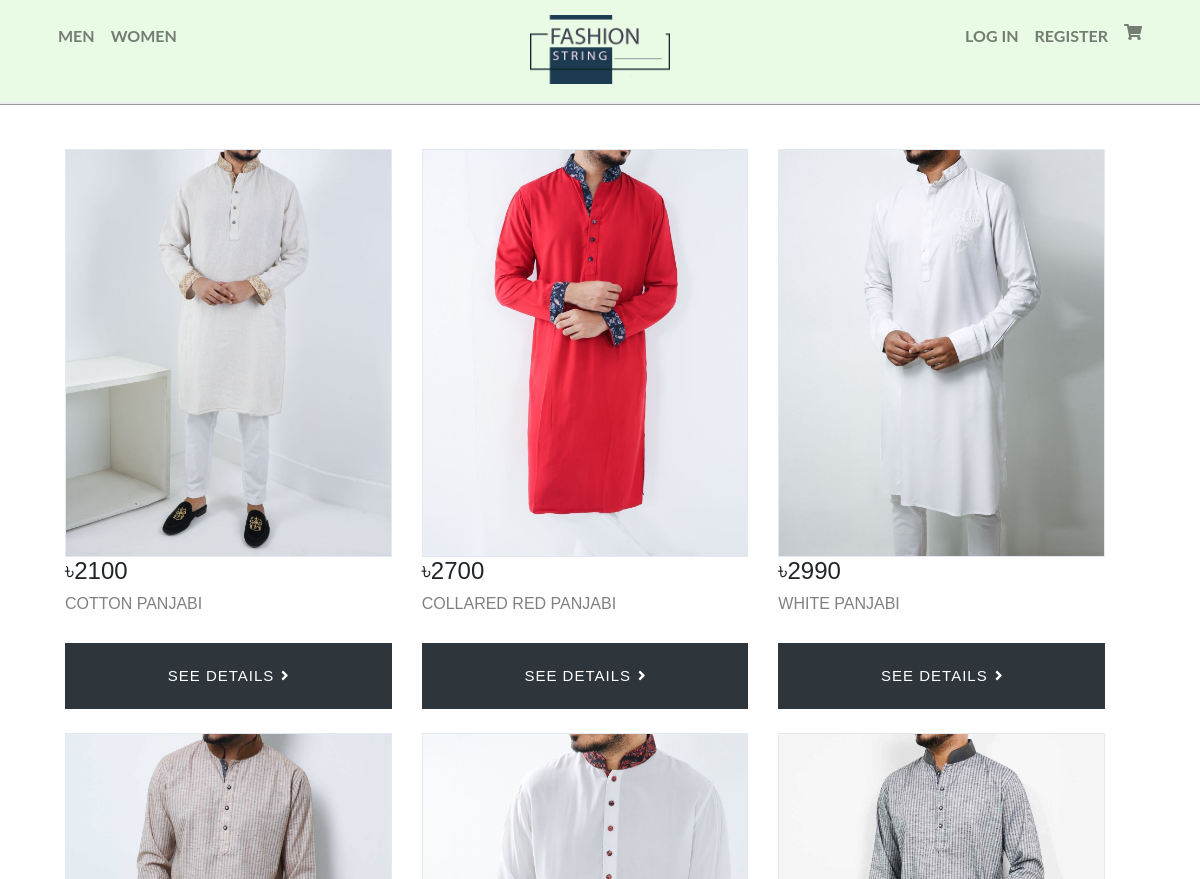
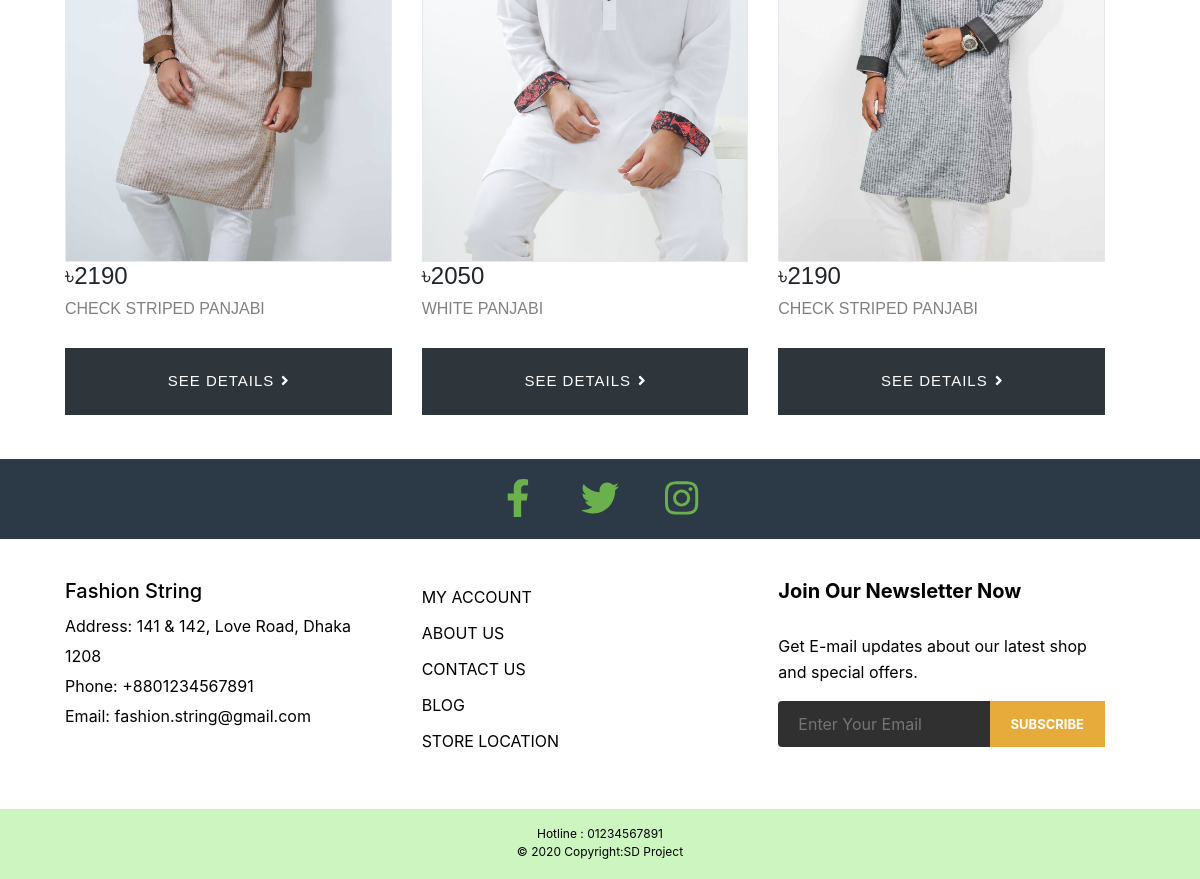
The page /product.php?cat_id=3 on the database its author committed (2 pictures, top to bottom).
### tables this page shows
CREATE TABLE `product` (
  `Product_ID` int(255) NOT NULL,
  `Title` varchar(255) NOT NULL,
  `Price` float NOT NULL,
  `Image1` varchar(255) NOT NULL,
  `Image2` varchar(255) NOT NULL,
  `parent_cat` int(255) NOT NULL,
  `cat_id` int(255) NOT NULL,
  `Description` varchar(255) NOT NULL,
  `Status` tinyint(5) NOT NULL,
  `Qty` int(255) NOT NULL
);

### product.php (the view, shortened to what this page needs)
<?php
include "db_connection.php";  ?>
<html>
<head>
<link rel="stylesheet" href="css/style.css">
<link rel="stylesheet" href="https://stackpath.bootstrapcdn.com/bootstrap/4.3.1/css/bootstrap.min.css">
<link rel="stylesheet" href="css/bootstrap.min.css" type="text/css">
<link rel="stylesheet" href="css/font-awesome.min.css" type="text/css">
<link rel="stylesheet" href="css/themify-icons.css" type="text/css">
<link rel="stylesheet" href="css/elegant-icons.css" type="text/css">
<link rel="stylesheet" href="css/owl.carousel.min.css" type="text/css">
<link rel="stylesheet" href="css/nice-select.css" type="text/css">
<link rel="stylesheet" href="css/jquery-ui.min.css" type="text/css">
<link rel="stylesheet" href="css/slicknav.min.css" type="text/css">
</head>
<body>
    <?php
    include "header.php"; ?>
    <br>
  <div class="container">
    <div class="row">
  <?php
    $query =  "SELECT `Product_ID`, `Title`, `Price`, `Image1`, `Image2`, `parent_cat`, `cat_id`, `Description`, `Status`, `Qty` FROM `product` WHERE cat_id=$_GET[cat_id] ORDER BY Product_ID ASC";
    $queryfire = mysqli_query($conn , $query);
    $num = mysqli_num_rows($queryfire);
    if ($num > 0) {
        while ($product = mysqli_fetch_array($queryfire)) {
            ?>
            <div class="col-md-4 col-sm-6">
                <div class="product-grid">
                    <div class="product-image">
                        <a href="product-details.php?product_id=<?php echo $product['Product_ID'];?>">
                          <img class="pic-1" src="<?php echo $product['Image1']; ?>">
                        </a>
                    </div>
                    <div class="product-content">
                        <h4> &#2547;<?php echo $product['Price']; ?>
                        <h3 class="title"><?php echo $product['Title']; ?></h3>
                        <a class="all-deals" href="product-details.php?product_id=<?php echo $product['Product_ID'];?>">See Details<i class="fa fa-angle-right icon"></i></a>
                   </div>
                   <br>
                </div>
            </div>
            <?php
        }
    }
    ?>
    </div>
</div>
<?php
include "footer.php"; ?>
</body>
</html>

### header.php (shortened to what this page needs)
<?php
if (isset($_SESSION['username'])) {
  $user = $_SESSION['username'];
}
else{
  $user = "Log in";
}
?>
<?php
if (isset($_SESSION['username'])) {
  $registration = "Logout";
}
else{
  $registration = "Register";
}
?>
<header>
    <div class="banner">
      <nav class="navbar navbar-expand-lg navbar-light">
        <a class="navbar-brand" href="index.php" target="_blank">
            <img src="img/logo.png">
        </a>
            <div class="collapse navbar-collapse" id="navbarNav">
              <ul class="navbar-nav">
                <li class="nav-item">
                  <a class="nav-link" href="category.php?cat_id=1">Men</a>
                </li>
                <li class="nav-item">
                  <a class="nav-link" href="category.php?cat_id=2">Women</a>
                </li>
              </ul>
              <ul class="navbar-nav ml-auto">
                <li class="nav-item">
                    <a class="nav-link" href="login.php"><?php echo "$user"; ?></a>
                </li>
                <li class="nav-item">
                    <a class="nav-link" href="logout.php"><?php echo "$registration"; ?></a>
                </li>
                <li class="nav-item">
                    <a class="nav-link" href="cart.php"><i class="fas fa-shopping-cart"></i></a>
                </li>
            </ul>
            </div>
      </nav>
    </div>
  </header>

### footer.php
   <div class="sm">
     <a href="http://www.facebook.com/"><i class="fab fa-facebook-f"></i></a>
     <a href="http://www.twitter.com/"><i class="fab fa-twitter"></i></a>
     <a href="http://www.instagram.com/"><i class="fab fa-instagram"></i></a>
   </div>
   <footer class="footer-section">
       <div class="container">
           <div class="row">
               <div class="col-lg-4">
                   <div class="footer-left">
                       <h5>Fashion String</h5>
                       <ul>
                           <li>Address: 141 & 142, Love Road, Dhaka 1208</li>
                           <li>Phone: +8801234567891</li>
                           <li>Email: fashion.string@gmail.com</li>
                       </ul>
                   </div>
               </div>
               <div class="col-lg-4">
                   <div class="footer-widget">
                       <ul>
                           <li><a href="profile.php">MY ACCOUNT</a></li>
                           <li><a href="about-us.php">ABOUT US</a></li>
                           <li><a href="contact.php">CONTACT US</a></li>
                           <li><a href="404.php">BLOG</a></li>
                           <li><a href="https://goo.gl/maps/TStsitd5ZgA3Pbot9">STORE LOCATION</a><li>
                       </ul>
                   </div>
               </div>
               <div class="col-lg-4">
                   <div class="newslatter-item">
                       <h5>Join Our Newsletter Now</h5>
                       <p>Get E-mail updates about our latest shop and special offers.</p>
                       <form action="newsletter.php" class="subscribe-form" method="post">
                           <input type="text" name="email" placeholder="Enter Your Email">
                           <button type="submit">Subscribe</button>
                       </form>
                   </div>
               </div>
           </div>
       </div>
   </footer>
<footer class="page-footer">
  <div class="footer-copyright text-center py-3">
  	<div id="Hotline">
  		Hotline : 01234567891
  	</div>
  	<div id="Copyright">
  		© 2020 Copyright:SD Project
  	</div>
  </div>
</footer>

### css/style.css (style rules this page uses)
* { box-sizing: border-box; padding: 0; margin: 0; }
.row { width: 100%; }
.navbar-brand img { width:140px; }
.navbar-brand { position: absolute; left: 50%; transform: translateX(-50%); top: 10PX; }
.navbar { padding: 1em 0 !important; border-width:3px; border-bottom-style:ridge; overflow: hidden; background-color: #E9FAE5; }
#navbarNav { margin-left: 50px; margin-right: 50px; margin-bottom: 30px; }
.nav-item { color: #141B12 ; font-weight: bold; font-size: 16px; font-family: 'Lato', sans-serif; text-transform: uppercase; }
.row { width: 100%; padding: 20px 20px 20px 20px; }
.product-grid { font-family:Poppins,sans-serif; position:relative; z-index:1 }
.product-grid .product-image { border:1px solid #e4e9ef; position:relative; transition:all .3s ease 0s }
.product-grid .product-image a { display:block }
.product-grid .product-image img { width:100%; height:auto }
.product-grid .pic-1 { opacity:1; transition:all .5s ease-out 0s }
.product-grid .title { font-size:16px; font-weight:400; text-transform:capitalize; margin:0 0 30px; transition:all .3s ease 0s }
.product-grid .all-deals { display:block; color:#fff; background-color:#2e353b; font-size:15px;letter-spacing:1px; text-align:center; text-transform:uppercase; padding:22px 5px; transition:all .5s ease 0s }
.product-grid .all-deals .icon { margin-left:7px }
h4 { font-weight: bold; }
input { height:34px; width: 100px; background-color: #2c3a47; color: white; font-size: 26px; border:1px solid #ddd; border-radius:4px; display: inline-block; vertical-align: middle; }
.container { padding: 0 16px; }
.container::after, .row::after { content: ""; clear: both; display: table; }
.title { color: grey; }
.sm { padding: 0; height: 10vh; display: flex; align-items: center; justify-content: center; background-color: #2c3a47; }
.sm a { display: inline-block; font-size: 38px; width: 50px; height: 50px; line-height: 100px; text-align: center; color: #6ab04c; margin: 0 16px; margin-top: 10px; transition: .4s linear; position: relative; }
.sm a::before, .sm a::after { content: ''; position: absolute; box-sizing: border-box; padding: 20px; width: 100%; height: 100%; left: 0; top: 0; transition: .4s linear; }
.footer-section { background: white; padding-top: 20px; color: black; }
.footer-left { margin-bottom: 30px; }
.footer-left ul li { list-style: none; color: black; font-size: 16px; line-height: 30px; }
.footer-widget { margin-bottom: 30px; }
.footer-widget ul li { list-style: none; }
.footer-widget ul li a { line-height: 36px; font-size: 16px; color: black; }
.newslatter-item h5 { color: black; font-weight: 700; margin-bottom: 30px; }
.newslatter-item p { color: black; line-height: 26px; }
.newslatter-item .subscribe-form { position: relative; }
.newslatter-item .subscribe-form input { color: #b2b2b2; background: #303030; width: 100%; height: 46px; font-size: 16px; border: none; padding-left: 20px; }
.newslatter-item .subscribe-form button { display: inline-block; color: #ffffff; background: #e7ab3c; font-size: 13px; font-weight: 700; text-transform: uppercase; border: 1px solid #e7ab3c; position: absolute; right: 0; top: 0; padding: 13px 20px 12px; cursor: pointer; }
.footer-copyright { height: 70px; background-color: #CCF5C0; }
#Copyright,#Hotline { color: black ; font-size: 12px; }
@media (min-width: 992px) { .col-lg-1, .col-lg-2, .col-lg-3, .col-lg-4, .col-lg-5, .col-lg-6, .col-lg-7, .col-lg-8, .col-lg-9, .col-lg-10, .col-lg-11, .col-lg-12 { float: left; } }
@media (min-width: 992px) { .col-lg-4 { width: 33.33%; } }

### rows shown on the page
product: Image1 (picture), Price "2100", Title "COTTON PANJABI"
product: Image1 (picture), Price "2700", Title "COLLARED RED PANJABI"
product: Image1 (picture), Price "2990", Title "WHITE PANJABI"
product: Image1 (picture), Price "2190", Title "CHECK STRIPED PANJABI"
product: Image1 (picture), Price "2050", Title "WHITE PANJABI"
product: Image1 (picture), Price "2190", Title "CHECK STRIPED PANJABI"

### other values the page prints
$user "LOG IN"
$registration "REGISTER"
